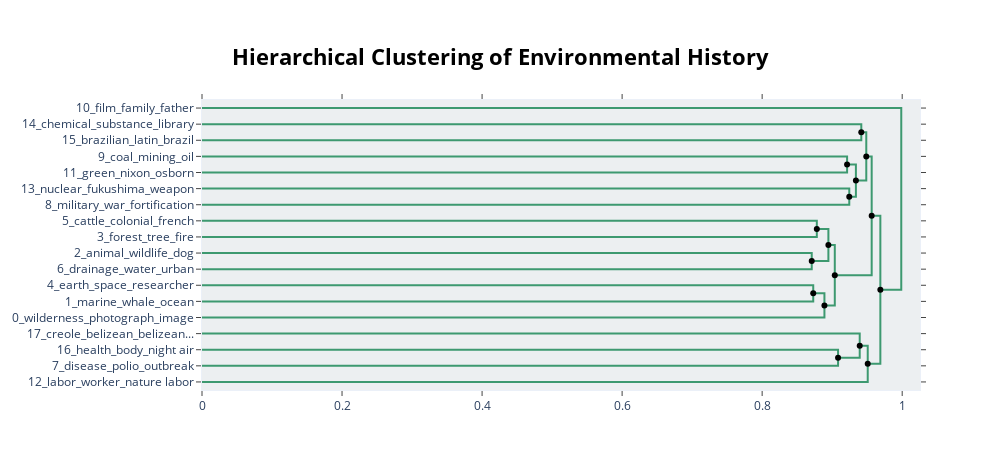

Write notebook code for a chart like this one.
### Markdown cell above
Visualize a hierarchical structure of the topics.

### Code cell
tools.plot_hierarchical_clustering(texts=texts, topic_model=my_model)

### Figure 1 — Plotly figure (JSON) as saved in the notebook; plotly's stock layout.template omitted (floating-point values rounded to 4 significant figures)
{"data": [{"hoverinfo": "text", "marker": {"color": "rgb(61,153,112)"}, "mode": "lines", "text": ["chemical_substance_library_toxic_molecular", "", "", "brazilian_latin_brazil_paraguay_saltos"], "type": "scatter", "x": [0.0, 0.9416, 0.9416, 0.0], "xaxis": "x", "y": [-15.0, -15.0, -25.0, -25.0], "yaxis": "y"}, {"hoverinfo": "text", "marker": {"color": "rgb(61,153,112)"}, "mode": "lines", "text": ["coal_mining_oil_ice_surface mining", "", "", "green_nixon_osborn_nato_vogt"], "type": "scatter", "x": [0.0, 0.9213, 0.9213, 0.0], "xaxis": "x", "y": [-35.0, -35.0, -45.0, -45.0], "yaxis": "y"}, {"hoverinfo": "text", "marker": {"color": "rgb(61,153,112)"}, "mode": "lines", "text": ["nuclear_fukushima_weapon_japanese american_nuclear weapon", "", "", "military_war_fortification_militarization_pyrenees"], "type": "scatter", "x": [0.0, 0.9244, 0.9244, 0.0], "xaxis": "x", "y": [-55.0, -55.0, -65.0, -65.0], "yaxis": "y"}, {"hoverinfo": "text", "marker": {"color": "rgb(61,153,112)"}, "mode": "lines", "text": ["coal_oil_energy_mining_ice", "", "", "military_nuclear_war_fukushima_fortification"], "type": "scatter", "x": [0.9213, 0.9339, 0.9339, 0.9244], "xaxis": "x", "y": [-40.0, -40.0, -60.0, -60.0], "yaxis": "y"}, {"hoverinfo": "text", "marker": {"color": "rgb(61,153,112)"}, "mode": "lines", "text": ["chemical_brazilian_substance_toxic_library", "", "", "military_coal_nuclear_war_energy"], "type": "scatter", "x": [0.9416, 0.9487, 0.9487, 0.9339], "xaxis": "x", "y": [-20.0, -20.0, -50.0, -50.0], "yaxis": "y"}, {"hoverinfo": "text", "marker": {"color": "rgb(61,153,112)"}, "mode": "lines", "text": ["cattle_colonial_french_ranching_livestock", "", "", "forest_tree_fire_forestry_chestnut"], "type": "scatter", "x": [0.0, 0.8781, 0.8781, 0.0], "xaxis": "x", "y": [-75.0, -75.0, -85.0, -85.0], "yaxis": "y"}, {"hoverinfo": "text", "marker": {"color": "rgb(61,153,112)"}, "mode": "lines", "text": ["animal_wildlife_dog_wild_bird", "", "", "drainage_water_urban_city_project"], "type": "scatter", "x": [0.0, 0.8708, 0.8708, 0.0], "xaxis": "x", "y": [-95.0, -95.0, -105.0, -105.0], "yaxis": "y"}, {"hoverinfo": "text", "marker": {"color": "rgb(61,153,112)"}, "mode": "lines", "text": ["forest_tree_fire_forestry_cattle", "", "", "wildlife_animal_dog_wild_bird"], "type": "scatter", "x": [0.8781, 0.8946, 0.8946, 0.8708], "xaxis": "x", "y": [-80.0, -80.0, -100.0, -100.0], "yaxis": "y"}, {"hoverinfo": "text", "marker": {"color": "rgb(61,153,112)"}, "mode": "lines", "text": ["earth_space_researcher_nothing_environmental", "", "", "marine_whale_ocean_fishery_food"], "type": "scatter", "x": [0.0, 0.873, 0.873, 0.0], "xaxis": "x", "y": [-115.0, -115.0, -125.0, -125.0], "yaxis": "y"}, {"hoverinfo": "text", "marker": {"color": "rgb(61,153,112)"}, "mode": "lines", "text": ["marine_whale_ocean_food_space", "", "", "wilderness_photograph_image_nature_visual"], "type": "scatter", "x": [0.873, 0.889, 0.889, 0.0], "xaxis": "x", "y": [-120.0, -120.0, -135.0, -135.0], "yaxis": "y"}, {"hoverinfo": "text", "marker": {"color": "rgb(61,153,112)"}, "mode": "lines", "text": ["forest_animal_wildlife_century_fire", "", "", "marine_wilderness_historian_whale_ocean"], "type": "scatter", "x": [0.8946, 0.9037, 0.9037, 0.889], "xaxis": "x", "y": [-90.0, -90.0, -127.5, -127.5], "yaxis": "y"}, {"hoverinfo": "text", "marker": {"color": "rgb(61,153,112)"}, "mode": "lines", "text": ["military_coal_nuclear_war_energy", "", "", "forest_century_history_environmental_land"], "type": "scatter", "x": [0.9487, 0.9564, 0.9564, 0.9037], "xaxis": "x", "y": [-35.0, -35.0, -108.8, -108.8], "yaxis": "y"}, {"hoverinfo": "text", "marker": {"color": "rgb(61,153,112)"}, "mode": "lines", "text": ["health_body_night air_air_night", "", "", "disease_polio_outbreak_epidemic_ddt"], "type": "scatter", "x": [0.0, 0.9084, 0.9084, 0.0], "xaxis": "x", "y": [-155.0, -155.0, -165.0, -165.0], "yaxis": "y"}, {"hoverinfo": "text", "marker": {"color": "rgb(61,153,112)"}, "mode": "lines", "text": ["creole_belizean_belizean creole_plant_mahogany", "", "", "disease_health_body_polio_outbreak"], "type": "scatter", "x": [0.0, 0.9393, 0.9393, 0.9084], "xaxis": "x", "y": [-145.0, -145.0, -160.0, -160.0], "yaxis": "y"}, {"hoverinfo": "text", "marker": {"color": "rgb(61,153,112)"}, "mode": "lines", "text": ["disease_health_body_polio_medical", "", "", "labor_worker_nature labor_water_mill"], "type": "scatter", "x": [0.9393, 0.9508, 0.9508, 0.0], "xaxis": "x", "y": [-152.5, -152.5, -175.0, -175.0], "yaxis": "y"}, {"hoverinfo": "text", "marker": {"color": "rgb(61,153,112)"}, "mode": "lines", "text": ["environmental_forest_history_century_nature", "", "", "disease_health_labor_body_polio"], "type": "scatter", "x": [0.9564, 0.9688, 0.9688, 0.9508], "xaxis": "x", "y": [-71.88, -71.88, -163.8, -163.8], "yaxis": "y"}, {"hoverinfo": "text", "marker": {"color": "rgb(61,153,112)"}, "mode": "lines", "text": ["film_family_father_two film_petulia", "", "", "environmental_century_forest_history_nature"], "type": "scatter", "x": [0.0, 0.9987, 0.9987, 0.9688], "xaxis": "x", "y": [-5.0, -5.0, -117.8, -117.8], "yaxis": "y"}, {"hoverinfo": "text", "hovertext": ["coal_oil_energy_mining_ice", "chemical_brazilian_substance_toxic_library", "forest_tree_fire_forestry_cattle", "marine_whale_ocean_food_space", "forest_animal_wildlife_century_fire", "military_coal_nuclear_war_energy", "disease_health_body_polio_medical", "environmental_forest_history_century_nature"], "marker": {"color": "black"}, "mode": "markers", "showlegend": false, "type": "scatter", "x": [0.9213, 0.9416, 0.8781, 0.873, 0.8946, 0.9487, 0.9393, 0.9564], "y": [-40, -20, -80, -120, -90, -35, -152.5, -71.88]}, {"hoverinfo": "text", "hovertext": ["military_nuclear_war_fukushima_fortification", "military_coal_nuclear_war_energy", "wildlife_animal_dog_wild_bird", "marine_wilderness_historian_whale_ocean", "forest_century_history_environmental_land", "disease_health_body_polio_outbreak", "disease_health_labor_body_polio", "environmental_century_forest_history_nature"], "marker": {"color": "black"}, "mode": "markers", "showlegend": false, "type": "scatter", "x": [0.9244, 0.9339, 0.8708, 0.889, 0.9037, 0.9084, 0.9508, 0.9688], "y": [-60, -50, -100, -127.5, -108.8, -160, -163.8, -117.8]}], "layout": {"autosize": false, "height": 470, "hoverlabel": {"bgcolor": "white", "font": {"family": "Rockwell", "size": 16}}, "hovermode": "closest", "plot_bgcolor": "#ECEFF1", "showlegend": false, "title": {"font": {"color": "Black", "size": 22}, "text": "<b>Hierarchical Clustering of Environmental History</b>", "x": 0.5, "xanchor": "center", "yanchor": "top"}, "width": 1000, "xaxis": {"mirror": "allticks", "rangemode": "tozero", "showgrid": false, "showline": true, "showticklabels": true, "ticks": "outside", "type": "linear", "zeroline": false}, "yaxis": {"mirror": "allticks", "range": [-180, 0], "rangemode": "tozero", "showgrid": false, "showline": true, "showticklabels": true, "tickmode": "array", "ticks": "outside", "ticktext": ["10_film_family_father", "14_chemical_substance_library", "15_brazilian_latin_brazil", "9_coal_mining_oil", "11_green_nixon_osborn", "13_nuclear_fukushima_weapon", "8_military_war_fortification", "5_cattle_colonial_french", "3_forest_tree_fire", "2_animal_wildlife_dog", "6_drainage_water_urban", "4_earth_space_researcher", "1_marine_whale_ocean", "0_wilderness_photograph_image", "17_creole_belizean_belizean...", "16_health_body_night air", "7_disease_polio_outbreak", "12_labor_worker_nature labor"], "tickvals": [-5, -15, -25, -35, -45, -55, -65, -75, -85, -95, -105, -115, -125, -135, -145, -155, -165, -175], "type": "linear", "zeroline": false}}}
